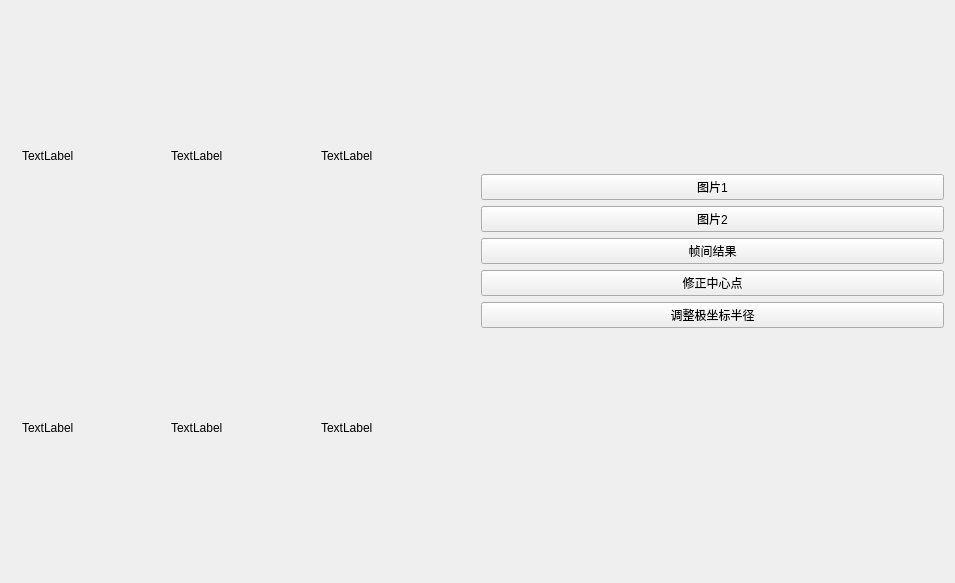
<?xml version="1.0" encoding="UTF-8"?>
<ui version="4.0">
 <class>UAV2022Class</class>
 <widget class="QWidget" name="UAV2022Class">
  <property name="geometry">
   <rect>
    <x>0</x>
    <y>0</y>
    <width>955</width>
    <height>583</height>
   </rect>
  </property>
  <property name="windowTitle">
   <string>UAV2022</string>
  </property>
  <layout class="QGridLayout" name="gridLayout_2">
   <item row="0" column="0" rowspan="10">
    <widget class="QWidget" name="widget" native="true">
     <layout class="QGridLayout" name="gridLayout">
      <item row="0" column="0">
       <widget class="QLabel" name="label">
        <property name="text">
         <string>TextLabel</string>
        </property>
       </widget>
      </item>
      <item row="0" column="1">
       <widget class="QLabel" name="label_2">
        <property name="text">
         <string>TextLabel</string>
        </property>
       </widget>
      </item>
      <item row="0" column="2">
       <widget class="QLabel" name="label_3">
        <property name="text">
         <string>TextLabel</string>
        </property>
       </widget>
      </item>
      <item row="1" column="0">
       <widget class="QLabel" name="label_4">
        <property name="text">
         <string>TextLabel</string>
        </property>
       </widget>
      </item>
      <item row="1" column="1">
       <widget class="QLabel" name="label_5">
        <property name="text">
         <string>TextLabel</string>
        </property>
       </widget>
      </item>
      <item row="1" column="2">
       <widget class="QLabel" name="label_6">
        <property name="text">
         <string>TextLabel</string>
        </property>
       </widget>
      </item>
     </layout>
    </widget>
   </item>
   <item row="6" column="1">
    <widget class="QPushButton" name="pBt_radius">
     <property name="text">
      <string>调整极坐标半径</string>
     </property>
    </widget>
   </item>
   <item row="3" column="1">
    <widget class="QPushButton" name="pBt_LoadImage_2">
     <property name="text">
      <string>图片2</string>
     </property>
    </widget>
   </item>
   <item row="4" column="1">
    <widget class="QPushButton" name="pBt_Locate">
     <property name="text">
      <string>帧间结果</string>
     </property>
    </widget>
   </item>
   <item row="2" column="1">
    <widget class="QPushButton" name="pBt_LoadImage">
     <property name="text">
      <string>图片1</string>
     </property>
    </widget>
   </item>
   <item row="5" column="1">
    <widget class="QPushButton" name="pBt_center">
     <property name="text">
      <string>修正中心点</string>
     </property>
    </widget>
   </item>
  </layout>
 </widget>
 <layoutdefault spacing="6" margin="11"/>
 <resources>
  <include location="UAV2022.qrc"/>
 </resources>
 <connections/>
</ui>
